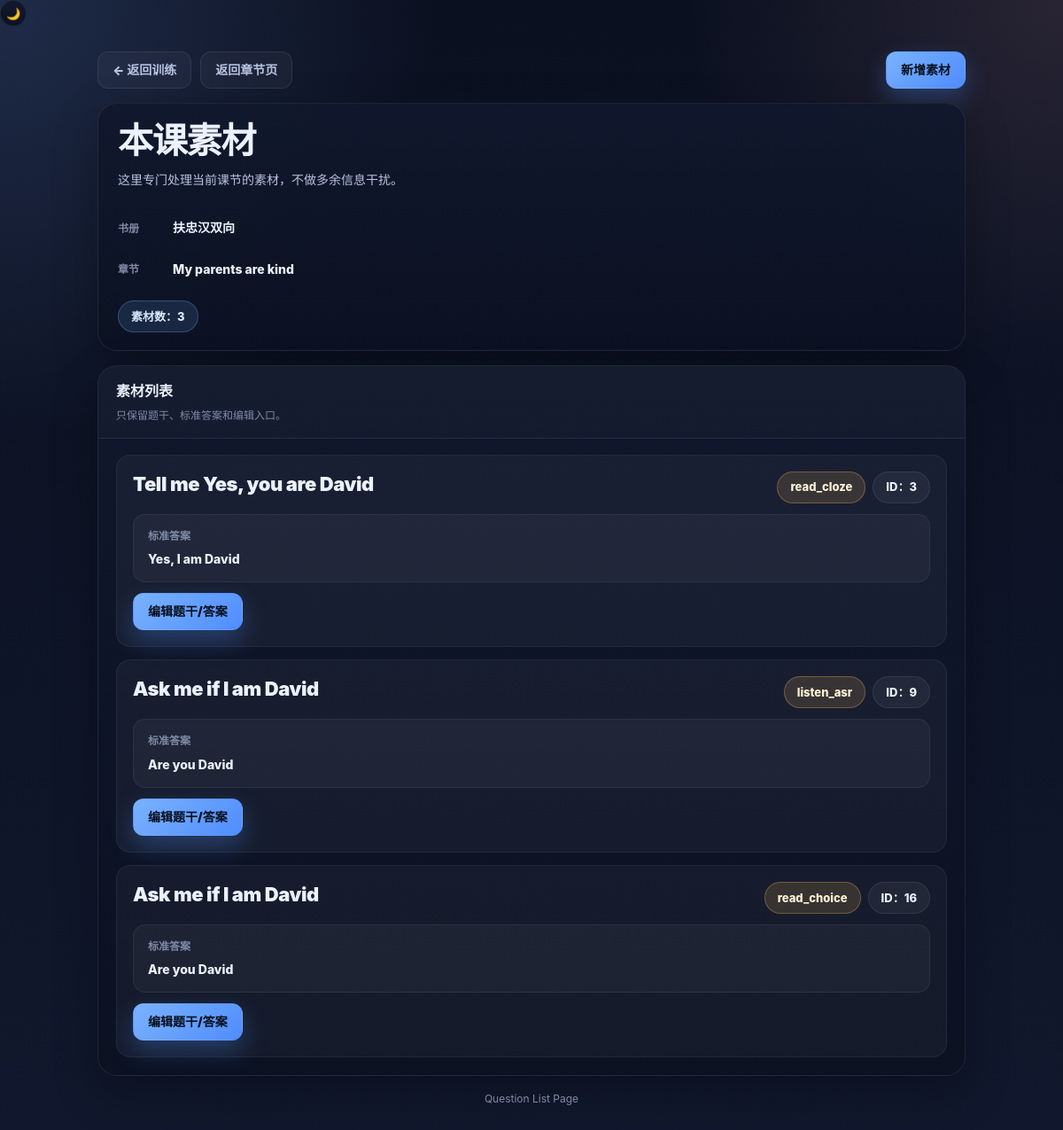
Page /lesson/1/questions/ (signed in) on the committed database.
### app/train/models.py (models this page shows, shortened)
class Book(models.Model):
    owner = models.ForeignKey(User, on_delete=models.CASCADE)
    title = models.CharField(max_length=200)
    description = models.TextField(blank=True)

class Lesson(models.Model):
    book = models.ForeignKey(Book, on_delete=models.CASCADE)
    title = models.CharField(max_length=200)
    order = models.IntegerField(default=0)
    class Meta:
        ordering = ["order", "id"]

class Question(models.Model):
    lesson = models.ForeignKey(
        Lesson,
        on_delete=models.CASCADE,
        null=True,
        blank=True
    )
    prompt_text = models.TextField()
    answer_text = models.TextField()
    audio_url = models.URLField(blank=True, null=True)

### app/train/views/train_views.py (the view)
# urls.py: path("lesson/<int:lesson_id>/questions/", lesson_question_list, name="lesson-question-list"),
@login_required
def lesson_question_list(request, lesson_id):
    lesson = get_object_or_404(
        Lesson,
        id=lesson_id,
        book__owner=request.user
    )
    questions = list(
        Question.objects.filter(
            lesson=lesson
        ).order_by("id")
    )
    for question in questions:
        training = question.training_items.order_by("id").first()
        question.display_qtype = training.item_type if training else ""
    return render(request, "train/question_list.html", {
        "lesson": lesson,
        "book": lesson.book,
        "questions": questions,
    })

### app/train/templates/train/question_list.html (shortened to what this page needs)
{% extends "train/base_train.html" %}
{% block content %}
{% firstof lesson.book.title book.title "未命名书册" as book_title %}
{% firstof lesson.title "未命名章节" as lesson_title %}
<div class="page">
    <div class="shell">
        <div class="topbar">
            <div class="topbar-left">
                <a href="{% url 'lesson-train' lesson.id %}" class="back-link">← 返回训练</a>
                <a href="{% url 'book-detail' lesson.book.id %}" class="back-link">返回章节页</a>
            </div>
            <div class="topbar-right">
                <a href="{% url 'builder-page' %}?lesson_id={{ lesson.id }}" class="primary-btn">新增素材</a>
            </div>
        </div>
        <section class="header-card">
            <h1 class="title">本课素材</h1>
            <p class="subtitle">这里专门处理当前课节的素材，不做多余信息干扰。</p>
            <div class="meta-list">
                <div class="meta-row">
                    <div class="meta-label">书册</div>
                    <div class="meta-value">{{ book_title }}</div>
                </div>
                <div class="meta-row">
                    <div class="meta-label">章节</div>
                    <div class="meta-value">{{ lesson_title }}</div>
                </div>
                <div class="meta-row">
                    <span class="chip primary">素材数：{{ questions|length }}</span>
                </div>
            </div>
        </section>
        <section class="list-card">
            <div class="card-header">
                <h2 class="card-title">素材列表</h2>
                <div class="card-subtitle">只保留题干、标准答案和编辑入口。</div>
            </div>
            <div class="card-body">
                {% if questions %}
                    <div class="question-list">
                        {% for question in questions %}
                            {% firstof question.prompt_text question.question_text question.question "未命名题目" as question_prompt %}
                            {% firstof question.answer_text question.answer "暂无答案" as answer_text %}
                            {% firstof question.display_qtype "未分类" as qtype %}
                            <article class="question-item">
                                <div class="question-top">
                                    <h3 class="question-title">{{ question_prompt }}</h3>
                                    <div class="question-meta">
                                        <span class="chip warning">{{ qtype }}</span>
                                        <span class="chip">ID：{{ question.id }}</span>
                                    </div>
                                </div>
                                <div class="answer-box">
                                    <div class="answer-label">标准答案</div>
                                    <div class="answer-value">{{ answer_text }}</div>
                                </div>
                                <div class="actions">
                                    <a href="{% url 'question-edit' question.id %}?next={{ request.path }}" class="primary-btn">编辑题干/答案</a>
                                </div>
                            </article>
                        {% endfor %}
                    </div>
                {% else %}
                    <div class="empty-card">
                        <div class="empty-title">还没有素材</div>
                        <div>先新增第一条素材，再回到训练页继续处理。</div>
                    </div>
                {% endif %}
            </div>
        </section>
        <div class="footer-note">Question List Page</div>
    </div>
</div>
{% endblock %}

### app/train/static/train/css/theme.css (style rules this page uses)
:root { --bg: #0b1020; --bg-soft: #11182d; --panel: rgba(17, 24, 45, 0.96); --panel-2: rgba(12, 18, 34, 0.96); --border: rgba(255, 255, 255, 0.08); --border-strong: rgba(255, 255, 255, 0.14); --text: #ecf2ff; --text-soft: #b7c3e0; --text-faint: #7f8aa6; --primary: #6ea8ff; --success: #33d17a; --warning: #ffbe55; --danger: #ff7272; --shadow: 0 18px 50px rgba(0, 0, 0, 0.28); --radius-xl: 22px; --radius-lg: 16px; --radius-md: 12px; --transition: 0.2s ease; --max-width: 980px; }
* { box-sizing: border-box; }
html, body { margin: 0; padding: 0; min-height: 100%; }
body.train-body { background: radial-gradient(circle at top left, rgba(122, 168, 255, 0.18), transparent 28%), radial-gradient(circle at top right, rgba(255, 182, 193, 0.12), transparent 24%), linear-gradient(180deg, var(--bg) 0%, var(--bg-soft) 100%); color: var(--text); font-family: "Inter", "Noto Sans JP", "Hiragino Sans", "Yu Gothic", "Microsoft YaHei", sans-serif; line-height: 1.6; transition: background var(--transition), color var(--transition); }
a { color: inherit; text-decoration: none; }
.page { width: min(var(--max-width), calc(100% - 32px)); margin: 28px auto 48px; }
.shell { display: flex; flex-direction: column; gap: 16px; }
.topbar { display: flex; justify-content: space-between; align-items: center; gap: 12px; flex-wrap: wrap; }
.topbar-left, .topbar-right { display: flex; align-items: center; gap: 10px; flex-wrap: wrap; }
.back-link, .primary-btn, .secondary-btn, .ghost-btn, .danger-btn { display: inline-flex; align-items: center; justify-content: center; gap: 8px; min-height: 42px; padding: 0 16px; border-radius: 12px; font-size: 14px; font-weight: 900; transition: var(--transition); border: 1px solid transparent; white-space: nowrap; }
.back-link, .secondary-btn, .ghost-btn { border-color: var(--border); }
.back-link, .ghost-btn { color: var(--text-soft); background: rgba(255, 255, 255, 0.04); }
.primary-btn { background: linear-gradient(135deg, #7ab2ff, #4f8dff); color: #08111f; box-shadow: 0 12px 28px rgba(79, 141, 255, 0.30); }
.chip { display: inline-flex; align-items: center; gap: 8px; min-height: 36px; padding: 0 14px; border-radius: 999px; font-size: 13px; font-weight: 800; color: var(--text); border: 1px solid var(--border); background: rgba(255, 255, 255, 0.05); white-space: nowrap; }
.chip.primary { background: rgba(110, 168, 255, 0.14); border-color: rgba(110, 168, 255, 0.30); color: #dbe9ff; }
.chip.warning { background: rgba(255, 190, 85, 0.14); border-color: rgba(255, 190, 85, 0.30); color: #fff2d6; }
.header-card, .form-card, .list-card, .section-card, .danger-card, .empty-card { background: linear-gradient(180deg, var(--panel), var(--panel-2)); border: 1px solid var(--border); border-radius: var(--radius-xl); box-shadow: var(--shadow); overflow: hidden; }
.header-card { padding: 20px 22px; }
.title { margin: 0; font-size: clamp(28px, 4vw, 40px); line-height: 1.12; font-weight: 900; letter-spacing: -0.03em; word-break: break-word; }
.subtitle { margin: 10px 0 0; color: var(--text-soft); font-size: 14px; white-space: pre-wrap; word-break: break-word; }
.meta-row, .meta-list { margin-top: 16px; }
.meta-list { display: grid; gap: 8px; }
.meta-row { display: flex; flex-wrap: wrap; gap: 10px; align-items: center; }
.meta-label { font-size: 12px; color: var(--text-faint); font-weight: 700; min-width: 52px; }
.meta-value { font-size: 14px; color: var(--text); font-weight: 800; word-break: break-word; }
.card-header { padding: 16px 20px; border-bottom: 1px solid var(--border); background: rgba(255, 255, 255, 0.02); }
.card-title { margin: 0; font-size: 16px; font-weight: 900; color: var(--text); }
.card-subtitle { margin-top: 4px; font-size: 12px; color: var(--text-faint); }
.card-body { padding: 18px 20px 20px; }
.actions { display: flex; flex-wrap: wrap; gap: 10px; align-items: center; }
.footer-note { text-align: center; font-size: 12px; color: var(--text-faint); }

### rows in the picture
Book: title "扶忠汉双向"
Lesson: title "My parents are kind"
Question: prompt_text "Tell me Yes, you are David", qtype "read_cloze", id "3", answer_text "Yes, I am David"
Question: prompt_text "Ask me if I am David", qtype "listen_asr", id "9", answer_text "Are you David"
Question: prompt_text "Ask me if I am David", qtype "read_choice", id "16", answer_text "Are you David"

### other values in the picture
{{ questions|length }} "3"
